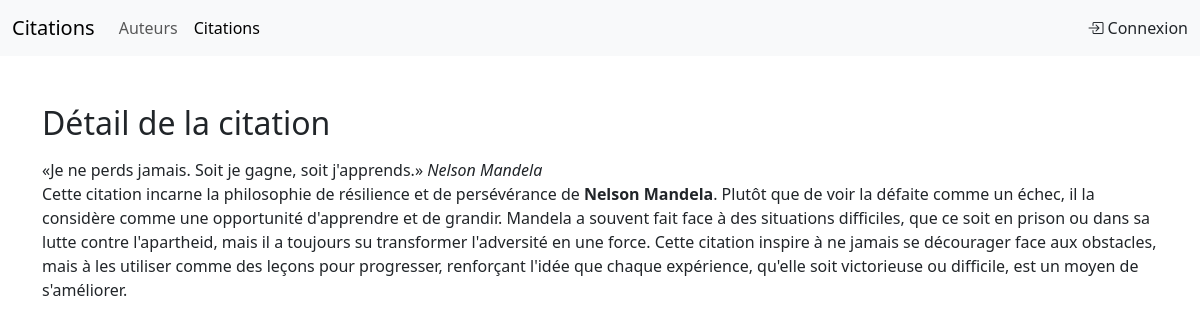
Before: /index.php?controller=quotes&action=oneQuote&id=4 with the older database file.
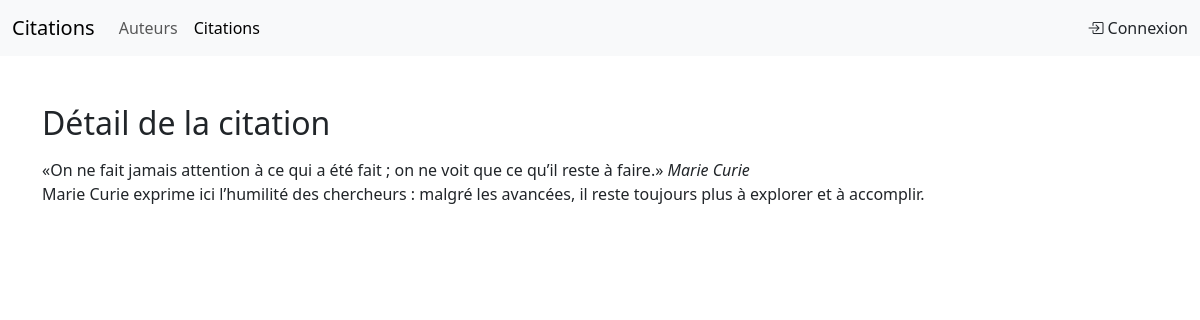
After: the same page with the newer database file.
### tables this page shows
CREATE TABLE IF NOT EXISTS `quotes` (
  `id` int NOT NULL AUTO_INCREMENT,
  `quote` varchar(256) NOT NULL,
  `explanation` text,
  `authors_id` int DEFAULT NULL,
  PRIMARY KEY (`id`),
  KEY `auteurs_id` (`authors_id`)
);

CREATE TABLE IF NOT EXISTS `authors` (
  `id` int NOT NULL AUTO_INCREMENT,
  `author` varchar(128) NOT NULL,
  `birthday` date NOT NULL,
  `deathday` date DEFAULT NULL,
  `biography` text,
  `src` varchar(256) DEFAULT NULL,
  PRIMARY KEY (`id`)
);

### controller/quotes/oneQuote.controller.php (called while the page is built, shortened)
<?php
$quote = getOneQuote($pdo, $_GET['id']);
require_once ROOT .'/view/template/quotes/one.view.php';

### controller/quotes/index.php (called while the page is built, shortened)
<?php
require_once ROOT . '/model/quotes.model.php';
if (isset($_GET['action'])) {
    switch ($_GET['action']) {
        case 'allQuotes':
        case 'oneQuote':
            $action = $_GET['action'];
            break;
    }
} else {
    $action = 'allQuotes';
}
require_once ROOT . '/controller/quotes/' . $action . '.controller.php';

### model/quotes.model.php (called while the page is built, shortened)
<?php
function getOneQuote(PDO $pdo, int $id) : array|false
{
    $sql = "SELECT *, authors.author FROM quotes  LEFT JOIN authors ON quotes.authors_id = authors.id  WHERE quotes.id = ? ";
    $q = $pdo->prepare($sql);
    $q->execute([$id]);
    $oneQuote = $q->fetch();
    return $oneQuote;
}

### view/template/quotes/one.view.php (the view, shortened to what this page needs)
<div class="quote my-3">
    <q><?= $quote['quote'] ?></q>
    <cite><?= $quote['author'] ?></cite>
    <div class="explanation"><?= $quote['explanation'] ?></div>
</div>
<?php
require_once ROOT . '/view/layout.view.php';

Changed rows visible on the page:
changed quotes: quote "Je ne perds jamais. Soit je gagne, soit j'apprends." → "On ne fait jamais attention à ce qui a été fait ; on ne voit que ce qu’il reste à faire."; authors.author "Nelson Mandela" → "Marie Curie"; explanation "Cette citation incarne la philosophie de résilience et de persévérance de Nelson Mandela . Plutôt que de voir la défaite comme un échec, il la considère comme une opportunité d'apprendre et de grandir. Mandela a souvent fait face à des situations difficiles, que ce soit en prison ou dans sa lutte contre l'apartheid, mais il a toujours su transformer l'adversité en une force. Cette citation inspire à ne jamais se décourager face aux obstacles, mais à les utiliser comme des leçons pour progresser, renforçant l'idée que chaque expérience, qu'elle soit victorieuse ou difficile, est un moyen de s'améliorer." → "Marie Curie exprime ici l’humilité des chercheurs : malgré les avancées, il reste toujours plus à explorer et à accomplir."
